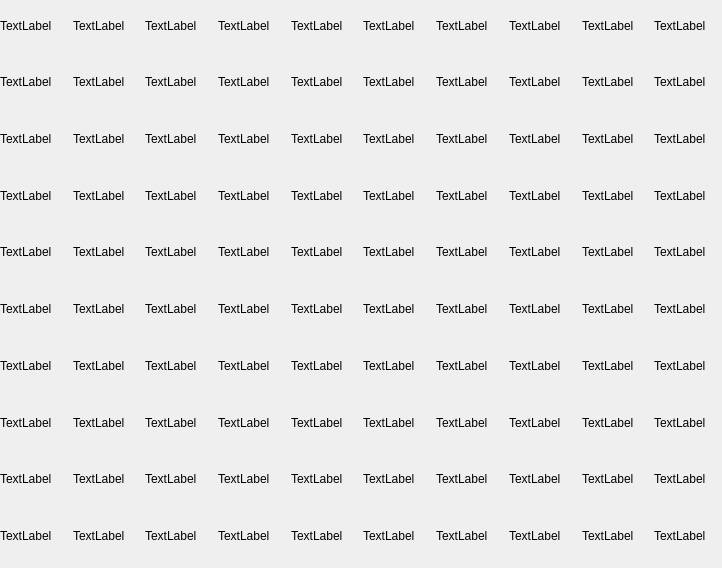
<?xml version="1.0" encoding="UTF-8"?>
<ui version="4.0">
 <class>Frame</class>
 <widget class="QFrame" name="Frame">
  <property name="geometry">
   <rect>
    <x>0</x>
    <y>0</y>
    <width>722</width>
    <height>568</height>
   </rect>
  </property>
  <property name="windowTitle">
   <string>Frame</string>
  </property>
  <widget class="QWidget" name="gridLayoutWidget">
   <property name="geometry">
    <rect>
     <x>0</x>
     <y>0</y>
     <width>721</width>
     <height>561</height>
    </rect>
   </property>
   <layout class="QGridLayout" name="gridLayout">
    <item row="2" column="0">
     <widget class="QLabel" name="label_12">
      <property name="text">
       <string>TextLabel</string>
      </property>
     </widget>
    </item>
    <item row="0" column="0">
     <widget class="QLabel" name="label">
      <property name="text">
       <string>TextLabel</string>
      </property>
     </widget>
    </item>
    <item row="0" column="7">
     <widget class="QLabel" name="label_5">
      <property name="text">
       <string>TextLabel</string>
      </property>
     </widget>
    </item>
    <item row="0" column="9">
     <widget class="QLabel" name="label_2">
      <property name="text">
       <string>TextLabel</string>
      </property>
     </widget>
    </item>
    <item row="0" column="8">
     <widget class="QLabel" name="label_3">
      <property name="text">
       <string>TextLabel</string>
      </property>
     </widget>
    </item>
    <item row="0" column="5">
     <widget class="QLabel" name="label_4">
      <property name="text">
       <string>TextLabel</string>
      </property>
     </widget>
    </item>
    <item row="0" column="4">
     <widget class="QLabel" name="label_7">
      <property name="text">
       <string>TextLabel</string>
      </property>
     </widget>
    </item>
    <item row="0" column="1">
     <widget class="QLabel" name="label_8">
      <property name="text">
       <string>TextLabel</string>
      </property>
     </widget>
    </item>
    <item row="0" column="6">
     <widget class="QLabel" name="label_6">
      <property name="text">
       <string>TextLabel</string>
      </property>
     </widget>
    </item>
    <item row="0" column="3">
     <widget class="QLabel" name="label_9">
      <property name="text">
       <string>TextLabel</string>
      </property>
     </widget>
    </item>
    <item row="0" column="2">
     <widget class="QLabel" name="label_10">
      <property name="text">
       <string>TextLabel</string>
      </property>
     </widget>
    </item>
    <item row="3" column="0">
     <widget class="QLabel" name="label_13">
      <property name="text">
       <string>TextLabel</string>
      </property>
     </widget>
    </item>
    <item row="8" column="0">
     <widget class="QLabel" name="label_18">
      <property name="text">
       <string>TextLabel</string>
      </property>
     </widget>
    </item>
    <item row="7" column="0">
     <widget class="QLabel" name="label_17">
      <property name="text">
       <string>TextLabel</string>
      </property>
     </widget>
    </item>
    <item row="5" column="0">
     <widget class="QLabel" name="label_15">
      <property name="text">
       <string>TextLabel</string>
      </property>
     </widget>
    </item>
    <item row="4" column="0">
     <widget class="QLabel" name="label_14">
      <property name="text">
       <string>TextLabel</string>
      </property>
     </widget>
    </item>
    <item row="6" column="0">
     <widget class="QLabel" name="label_16">
      <property name="text">
       <string>TextLabel</string>
      </property>
     </widget>
    </item>
    <item row="1" column="0">
     <widget class="QLabel" name="label_11">
      <property name="text">
       <string>TextLabel</string>
      </property>
     </widget>
    </item>
    <item row="9" column="0">
     <widget class="QLabel" name="label_19">
      <property name="text">
       <string>TextLabel</string>
      </property>
     </widget>
    </item>
    <item row="9" column="1">
     <widget class="QLabel" name="label_20">
      <property name="text">
       <string>TextLabel</string>
      </property>
     </widget>
    </item>
    <item row="9" column="2">
     <widget class="QLabel" name="label_21">
      <property name="text">
       <string>TextLabel</string>
      </property>
     </widget>
    </item>
    <item row="9" column="3">
     <widget class="QLabel" name="label_22">
      <property name="text">
       <string>TextLabel</string>
      </property>
     </widget>
    </item>
    <item row="9" column="4">
     <widget class="QLabel" name="label_23">
      <property name="text">
       <string>TextLabel</string>
      </property>
     </widget>
    </item>
    <item row="9" column="5">
     <widget class="QLabel" name="label_24">
      <property name="text">
       <string>TextLabel</string>
      </property>
     </widget>
    </item>
    <item row="9" column="6">
     <widget class="QLabel" name="label_25">
      <property name="text">
       <string>TextLabel</string>
      </property>
     </widget>
    </item>
    <item row="9" column="7">
     <widget class="QLabel" name="label_26">
      <property name="text">
       <string>TextLabel</string>
      </property>
     </widget>
    </item>
    <item row="9" column="8">
     <widget class="QLabel" name="label_27">
      <property name="text">
       <string>TextLabel</string>
      </property>
     </widget>
    </item>
    <item row="9" column="9">
     <widget class="QLabel" name="label_28">
      <property name="text">
       <string>TextLabel</string>
      </property>
     </widget>
    </item>
    <item row="8" column="1">
     <widget class="QLabel" name="label_29">
      <property name="text">
       <string>TextLabel</string>
      </property>
     </widget>
    </item>
    <item row="7" column="1">
     <widget class="QLabel" name="label_30">
      <property name="text">
       <string>TextLabel</string>
      </property>
     </widget>
    </item>
    <item row="6" column="1">
     <widget class="QLabel" name="label_31">
      <property name="text">
       <string>TextLabel</string>
      </property>
     </widget>
    </item>
    <item row="5" column="1">
     <widget class="QLabel" name="label_32">
      <property name="text">
       <string>TextLabel</string>
      </property>
     </widget>
    </item>
    <item row="4" column="1">
     <widget class="QLabel" name="label_33">
      <property name="text">
       <string>TextLabel</string>
      </property>
     </widget>
    </item>
    <item row="3" column="1">
     <widget class="QLabel" name="label_34">
      <property name="text">
       <string>TextLabel</string>
      </property>
     </widget>
    </item>
    <item row="2" column="1">
     <widget class="QLabel" name="label_35">
      <property name="text">
       <string>TextLabel</string>
      </property>
     </widget>
    </item>
    <item row="1" column="1">
     <widget class="QLabel" name="label_36">
      <property name="text">
       <string>TextLabel</string>
      </property>
     </widget>
    </item>
    <item row="8" column="2">
     <widget class="QLabel" name="label_37">
      <property name="text">
       <string>TextLabel</string>
      </property>
     </widget>
    </item>
    <item row="7" column="2">
     <widget class="QLabel" name="label_38">
      <property name="text">
       <string>TextLabel</string>
      </property>
     </widget>
    </item>
    <item row="6" column="2">
     <widget class="QLabel" name="label_39">
      <property name="text">
       <string>TextLabel</string>
      </property>
     </widget>
    </item>
    <item row="5" column="2">
     <widget class="QLabel" name="label_40">
      <property name="text">
       <string>TextLabel</string>
      </property>
     </widget>
    </item>
    <item row="4" column="2">
     <widget class="QLabel" name="label_41">
      <property name="text">
       <string>TextLabel</string>
      </property>
     </widget>
    </item>
    <item row="3" column="2">
     <widget class="QLabel" name="label_42">
      <property name="text">
       <string>TextLabel</string>
      </property>
     </widget>
    </item>
    <item row="2" column="2">
     <widget class="QLabel" name="label_43">
      <property name="text">
       <string>TextLabel</string>
      </property>
     </widget>
    </item>
    <item row="1" column="2">
     <widget class="QLabel" name="label_44">
      <property name="text">
       <string>TextLabel</string>
      </property>
     </widget>
    </item>
    <item row="8" column="3">
     <widget class="QLabel" name="label_45">
      <property name="text">
       <string>TextLabel</string>
      </property>
     </widget>
    </item>
    <item row="7" column="3">
     <widget class="QLabel" name="label_46">
      <property name="text">
       <string>TextLabel</string>
      </property>
     </widget>
    </item>
    <item row="6" column="3">
     <widget class="QLabel" name="label_47">
      <property name="text">
       <string>TextLabel</string>
      </property>
     </widget>
    </item>
    <item row="5" column="3">
     <widget class="QLabel" name="label_48">
      <property name="text">
       <string>TextLabel</string>
      </property>
     </widget>
    </item>
    <item row="4" column="3">
     <widget class="QLabel" name="label_49">
      <property name="text">
       <string>TextLabel</string>
      </property>
     </widget>
    </item>
    <item row="3" column="3">
     <widget class="QLabel" name="label_50">
      <property name="text">
       <string>TextLabel</string>
      </property>
     </widget>
    </item>
    <item row="2" column="3">
     <widget class="QLabel" name="label_51">
      <property name="text">
       <string>TextLabel</string>
      </property>
     </widget>
    </item>
    <item row="1" column="3">
     <widget class="QLabel" name="label_52">
      <property name="text">
       <string>TextLabel</string>
      </property>
     </widget>
    </item>
    <item row="8" column="4">
     <widget class="QLabel" name="label_53">
      <property name="text">
       <string>TextLabel</string>
      </property>
     </widget>
    </item>
    <item row="7" column="4">
     <widget class="QLabel" name="label_54">
      <property name="text">
       <string>TextLabel</string>
      </property>
     </widget>
    </item>
    <item row="6" column="4">
     <widget class="QLabel" name="label_55">
      <property name="text">
       <string>TextLabel</string>
      </property>
     </widget>
    </item>
    <item row="5" column="4">
     <widget class="QLabel" name="label_56">
      <property name="text">
       <string>TextLabel</string>
      </property>
     </widget>
    </item>
    <item row="4" column="4">
     <widget class="QLabel" name="label_57">
      <property name="text">
       <string>TextLabel</string>
      </property>
     </widget>
    </item>
    <item row="3" column="4">
     <widget class="QLabel" name="label_58">
      <property name="text">
       <string>TextLabel</string>
      </property>
     </widget>
    </item>
    <item row="2" column="4">
     <widget class="QLabel" name="label_59">
      <property name="text">
       <string>TextLabel</string>
      </property>
     </widget>
    </item>
    <item row="1" column="4">
     <widget class="QLabel" name="label_60">
      <property name="text">
       <string>TextLabel</string>
      </property>
     </widget>
    </item>
    <item row="8" column="5">
     <widget class="QLabel" name="label_61">
      <property name="text">
       <string>TextLabel</string>
      </property>
     </widget>
    </item>
    <item row="7" column="5">
     <widget class="QLabel" name="label_62">
      <property name="text">
       <string>TextLabel</string>
      </property>
     </widget>
    </item>
    <item row="6" column="5">
     <widget class="QLabel" name="label_63">
      <property name="text">
       <string>TextLabel</string>
      </property>
     </widget>
    </item>
    <item row="5" column="5">
     <widget class="QLabel" name="label_64">
      <property name="text">
       <string>TextLabel</string>
      </property>
     </widget>
    </item>
    <item row="4" column="5">
     <widget class="QLabel" name="label_65">
      <property name="text">
       <string>TextLabel</string>
      </property>
     </widget>
    </item>
    <item row="3" column="5">
     <widget class="QLabel" name="label_66">
      <property name="text">
       <string>TextLabel</string>
      </property>
     </widget>
    </item>
    <item row="2" column="5">
     <widget class="QLabel" name="label_67">
      <property name="text">
       <string>TextLabel</string>
      </property>
     </widget>
    </item>
    <item row="1" column="5">
     <widget class="QLabel" name="label_68">
      <property name="text">
       <string>TextLabel</string>
      </property>
     </widget>
    </item>
    <item row="8" column="6">
     <widget class="QLabel" name="label_69">
      <property name="text">
       <string>TextLabel</string>
      </property>
     </widget>
    </item>
    <item row="8" column="7">
     <widget class="QLabel" name="label_70">
      <property name="text">
       <string>TextLabel</string>
      </property>
     </widget>
    </item>
    <item row="8" column="8">
     <widget class="QLabel" name="label_71">
      <property name="text">
       <string>TextLabel</string>
      </property>
     </widget>
    </item>
    <item row="8" column="9">
     <widget class="QLabel" name="label_72">
      <property name="text">
       <string>TextLabel</string>
      </property>
     </widget>
    </item>
    <item row="7" column="8">
     <widget class="QLabel" name="label_73">
      <property name="text">
       <string>TextLabel</string>
      </property>
     </widget>
    </item>
    <item row="7" column="9">
     <widget class="QLabel" name="label_74">
      <property name="text">
       <string>TextLabel</string>
      </property>
     </widget>
    </item>
    <item row="7" column="7">
     <widget class="QLabel" name="label_75">
      <property name="text">
       <string>TextLabel</string>
      </property>
     </widget>
    </item>
    <item row="7" column="6">
     <widget class="QLabel" name="label_76">
      <property name="text">
       <string>TextLabel</string>
      </property>
     </widget>
    </item>
    <item row="6" column="6">
     <widget class="QLabel" name="label_77">
      <property name="text">
       <string>TextLabel</string>
      </property>
     </widget>
    </item>
    <item row="6" column="7">
     <widget class="QLabel" name="label_78">
      <property name="text">
       <string>TextLabel</string>
      </property>
     </widget>
    </item>
    <item row="6" column="8">
     <widget class="QLabel" name="label_79">
      <property name="text">
       <string>TextLabel</string>
      </property>
     </widget>
    </item>
    <item row="6" column="9">
     <widget class="QLabel" name="label_80">
      <property name="text">
       <string>TextLabel</string>
      </property>
     </widget>
    </item>
    <item row="5" column="7">
     <widget class="QLabel" name="label_81">
      <property name="text">
       <string>TextLabel</string>
      </property>
     </widget>
    </item>
    <item row="5" column="6">
     <widget class="QLabel" name="label_82">
      <property name="text">
       <string>TextLabel</string>
      </property>
     </widget>
    </item>
    <item row="5" column="8">
     <widget class="QLabel" name="label_83">
      <property name="text">
       <string>TextLabel</string>
      </property>
     </widget>
    </item>
    <item row="5" column="9">
     <widget class="QLabel" name="label_84">
      <property name="text">
       <string>TextLabel</string>
      </property>
     </widget>
    </item>
    <item row="4" column="8">
     <widget class="QLabel" name="label_85">
      <property name="text">
       <string>TextLabel</string>
      </property>
     </widget>
    </item>
    <item row="4" column="7">
     <widget class="QLabel" name="label_86">
      <property name="text">
       <string>TextLabel</string>
      </property>
     </widget>
    </item>
    <item row="4" column="6">
     <widget class="QLabel" name="label_87">
      <property name="text">
       <string>TextLabel</string>
      </property>
     </widget>
    </item>
    <item row="4" column="9">
     <widget class="QLabel" name="label_88">
      <property name="text">
       <string>TextLabel</string>
      </property>
     </widget>
    </item>
    <item row="3" column="9">
     <widget class="QLabel" name="label_89">
      <property name="text">
       <string>TextLabel</string>
      </property>
     </widget>
    </item>
    <item row="3" column="8">
     <widget class="QLabel" name="label_90">
      <property name="text">
       <string>TextLabel</string>
      </property>
     </widget>
    </item>
    <item row="3" column="6">
     <widget class="QLabel" name="label_91">
      <property name="text">
       <string>TextLabel</string>
      </property>
     </widget>
    </item>
    <item row="3" column="7">
     <widget class="QLabel" name="label_92">
      <property name="text">
       <string>TextLabel</string>
      </property>
     </widget>
    </item>
    <item row="2" column="7">
     <widget class="QLabel" name="label_93">
      <property name="text">
       <string>TextLabel</string>
      </property>
     </widget>
    </item>
    <item row="2" column="6">
     <widget class="QLabel" name="label_94">
      <property name="text">
       <string>TextLabel</string>
      </property>
     </widget>
    </item>
    <item row="2" column="8">
     <widget class="QLabel" name="label_95">
      <property name="text">
       <string>TextLabel</string>
      </property>
     </widget>
    </item>
    <item row="2" column="9">
     <widget class="QLabel" name="label_96">
      <property name="text">
       <string>TextLabel</string>
      </property>
     </widget>
    </item>
    <item row="1" column="8">
     <widget class="QLabel" name="label_97">
      <property name="text">
       <string>TextLabel</string>
      </property>
     </widget>
    </item>
    <item row="1" column="9">
     <widget class="QLabel" name="label_98">
      <property name="text">
       <string>TextLabel</string>
      </property>
     </widget>
    </item>
    <item row="1" column="7">
     <widget class="QLabel" name="label_99">
      <property name="text">
       <string>TextLabel</string>
      </property>
     </widget>
    </item>
    <item row="1" column="6">
     <widget class="QLabel" name="label_100">
      <property name="text">
       <string>TextLabel</string>
      </property>
     </widget>
    </item>
   </layout>
  </widget>
 </widget>
 <resources/>
 <connections/>
</ui>
